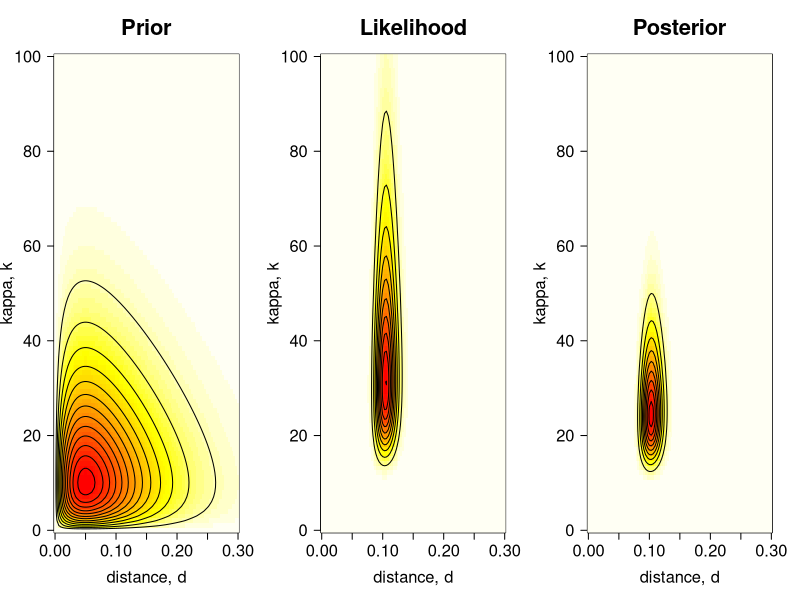
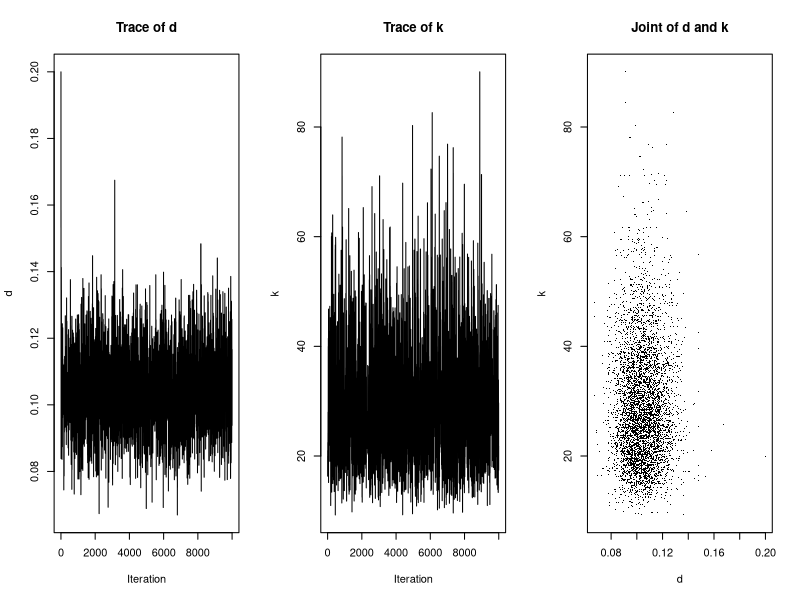
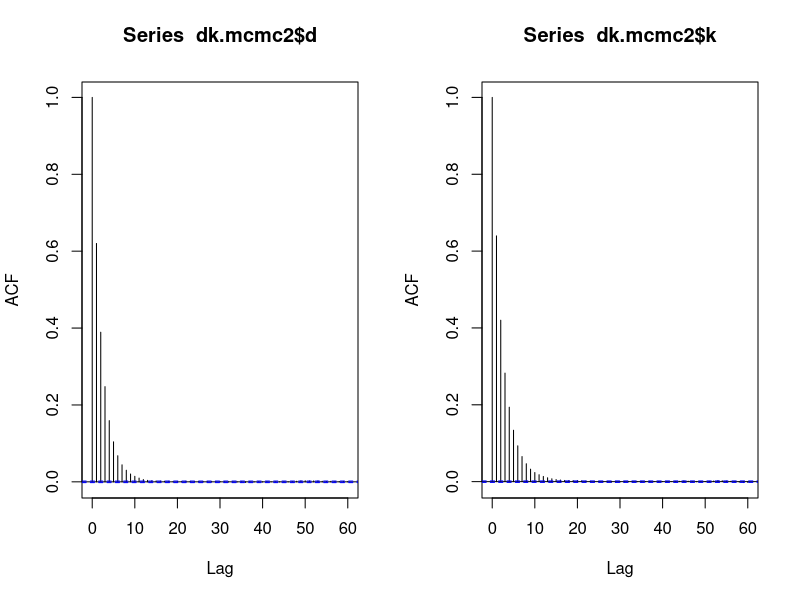
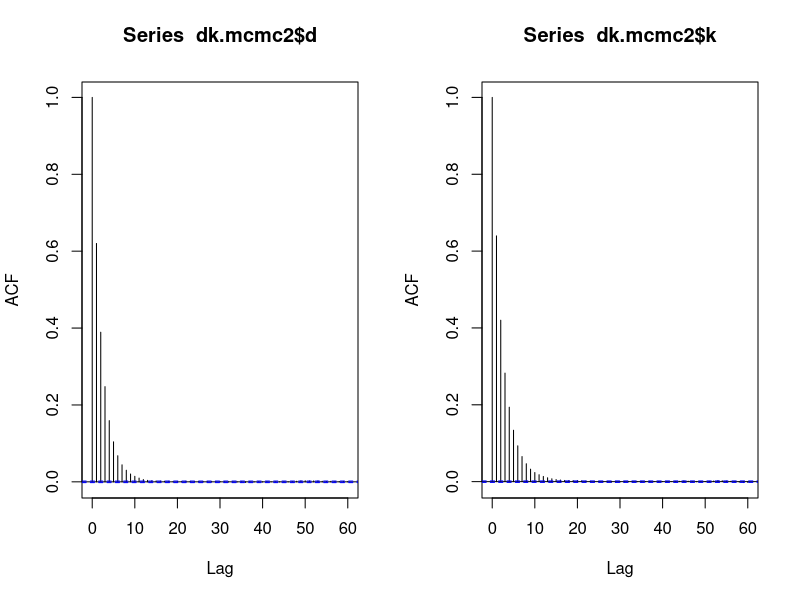
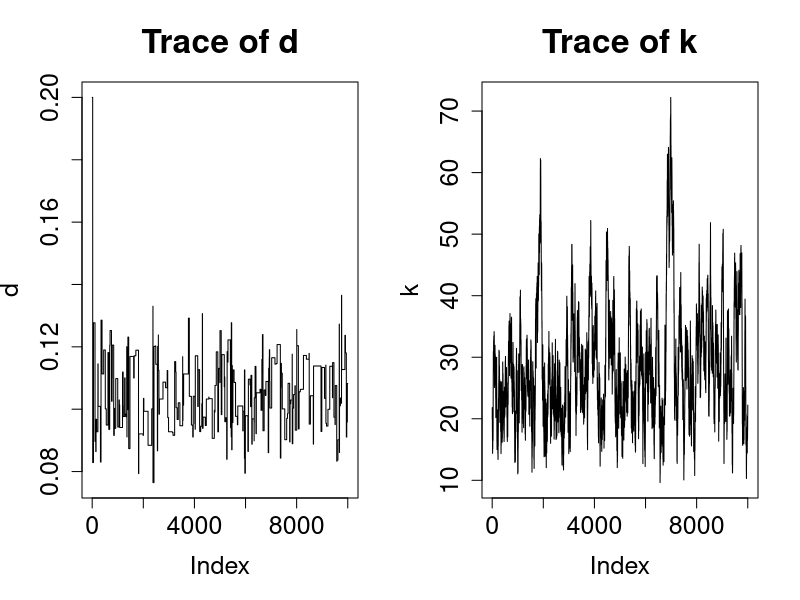

Source code (R) for these figures, in order: (Note: a time limit stopped this script after it produced the figures.)
rm(list=ls())

#######################
# PART 1: Introduction
#######################

# The data are the 12S rRNA alignment of human and orangutang, with 948 base pairs and 
# 90 differences (84 transitions and 6 transversions).
# Example data from Table 1.3, p.7 of Yang (2014) Molecular Evolution: A Statistical 
# Approach. Oxford University Press.

n <- 948 # length of alignment in bp
ns <- 84 # total number of transitions (23+30+10+21)
nv <- 6  # total number of transversions (1+0+2+0+2+1+0+0)
 
V <- nv/n # proportion of transversional differences
S <- ns/n # proportion of transitional differences

# log-likelihood function, f(D|d,k), using Kimura's (1980) substitution model
# see p.8 in Yang (2014)

k80.lnL <- function(d, k, n=948, ns=84, nv=6) {
 
 p0 <- .25 + .25 * exp(-4*d/(k+2)) + .5 * exp(-2*d*(k+1)/(k+2))
 p1 <- .25 + .25 * exp(-4*d/(k+2)) - .5 * exp(-2*d*(k+1)/(k+2))
 p2 <- .25 - .25 * exp(-4*d/(k+2))
 
 return ((n - ns - nv) * log(p0/4) +
        ns * log(p1/4) + nv * log(p2/4))
}

# function that returns the logarithm of the unscaled posterior, f(d) * f(k) * f(D|d,k)
# by default we set the priors as f(d) = Gamma(d | 2, 20) and f(k) = Gamma(k | 2, .1)
ulnP <- function(d, k, n=948, ns=84, nv=6,
                 a.d=2, b.d=20, a.k=2, b.k=.1)
 
 return (dgamma(d, a.d, b.d, log=TRUE) +
        dgamma(k, a.k, b.k, log=TRUE) +
        k80.lnL(d, k, n, ns, nv))
        

dim <- 100  # dimension for the plot
d.v <- seq(from=0, to=0.3, len=dim) # vector of d values
k.v <- seq(from=0, to=100, len=dim) # vector of k values
dk <- expand.grid(d=d.v, k=k.v)
 
par(mfrow=c(1, 3))


# Prior surface, f(D)f(k)
Pri <- matrix(dgamma(dk$d, 2, 20) * dgamma(dk$k, 2, .1),
       ncol=dim)
 
image(d.v, k.v, -Pri, las=1, col=heat.colors(50),
      main="Prior", xlab="distance, d",
      ylab="kappa, k", cex.main=2.0,
      cex.lab=1.5, cex.axis=1.5)
 
contour(d.v, k.v, Pri, nlev=10, drawlab=FALSE, add=TRUE)
 
# Likelihood surface, f(D|d,k)
lnL <- matrix(k80.lnL(d=dk$d, k=dk$k), ncol=dim)
 
# for numerical reasons, we scale the likelihood to be 1
# at the maximum, i.e. we subtract max(lnL)
L <- exp(lnL - max(lnL))  
 
image(d.v, k.v, -L, las=1, col=heat.colors(50),
      main="Likelihood", xlab="distance, d",
      ylab="kappa, k", cex.main=2.0,
      cex.lab=1.5, cex.axis=1.5)
 
contour(d.v, k.v, L, nlev=10,
        drawlab=FALSE, add=TRUE) # creates a contour plot
 # Unscaled posterior surface, f(d)f(k)f(D|d,k)
Pos <- Pri * L
 
image(d.v, k.v, -Pos, las=1, col=heat.colors(50),
      main="Posterior", xlab="distance, d",
      ylab="kappa, k", cex.main=2.0,
      cex.lab=1.5, cex.axis=1.5)
 
contour(d.v, k.v, Pos, nlev=10,
        drawlab=FALSE, add=TRUE)
        
        
##########################################
# PART 2: Markov Chain Monte Carlo (MCMC)
##########################################

# We now obtain the posterior distribution by MCMC sampling.
# In most practical problems, constant z cannot be calculated (either
# analytically or numerically), and so the MCMC algorithm becomes necessary.

# Draft MCMC algorithm:
# 1. Set initial states for d and k.
# 2. Propose a new state d* (from an appropriate proposal density).
# 3. Accept or reject the proposal with probability
#      min(1, p(d*)p(x|d*) / p(d)p(x|d))
#      If the proposal is accepted set d=d*, otherwise d=d.
# 4. Save d.
# 5. Repeat 2-4 for k.
# 6. Go to step 2.

mcmcf <- function(init.d, init.k, N, w.d, w.k) {
  # init.d and init.k are the initial states
  # N is the number of 'generations' the algorithm is run for.
  # w.d is the 'width' of the proposal density for d.
  # w.k is the 'width' of the proposal density for k.
 
  # keep the visited values of d and k.
  d <- k <- numeric(N+1)
  d[1] <- init.d
  k[1] <- init.k
  acc.d <- acc.k <- 0 # number of acceptances
 
  for (i in 1:N) {
    # we use uniform densities with reflection
    # to propose new d* and k* states
 
    # propose and accept/reject new d
    d.prop <- abs(d[i] + runif(1, -w.d/2, w.d/2))
    lnalpha <- ulnP(d.prop, k[i]) - ulnP(d[i], k[i])
    # if ru < alpha accept proposed d*:
    if (lnalpha > 0 || runif(1, 0, 1) < exp(lnalpha)) {
      d[i+1] <- d.prop; acc.d  <- acc.d + 1
    }
    # else reject it:
    else d[i+1] <- d[i]
        # propose and accept/reject new k
    k.prop <- abs(k[i] + runif(1, -w.k/2, w.k/2))
    lnalpha <- ulnP(d[i], k.prop) - ulnP(d[i], k[i])
    # if ru < alpha accept proposed k*:
    if (lnalpha > 0 || runif(1, 0, 1) < exp(lnalpha)) {
      k[i+1] <- k.prop; acc.k  <- acc.k + 1
    }
    # else reject it:
    else k[i+1] <- k[i]
  }
 
  # print out the proportion of times
  # the proposals were accepted
  print("Acceptance proportions (d, k):")
  print(c(acc.d/N, acc.k/N))
 
  # return vector of d and k visited during MCMC
  return (list(d=d, k=k))
}

# Test run-time:
system.time(mcmcf(0.2, 20, 1e4, .12, 180)) # about 0.7s
# Run again and save MCMC output:
dk.mcmc <- mcmcf(0.2, 20, 1e4, .12, 180) 

par(mfrow=c(1,3))
 
# trace plot of d
plot(dk.mcmc$d, ty='l', xlab="Iteration", ylab="d", main="Trace of d")
# trace plot of k
plot(dk.mcmc$k, ty='l', xlab="Iteration", ylab="k", main="Trace of k")
 
# We can also plot the joint sample of d and k
# (points sampled from posterior surface)
plot(dk.mcmc$d, dk.mcmc$k, pch='.', xlab="d", ylab="k", main="Joint of d and k")

##########################################
# PART 3: Efficiency of the MCMC chain
##########################################

# Values sampled in an MCMC chain are autocorrelated because new states
# are either the previous state or a modification of it.
# The efficiency of an MCMC chain is closely related to the autocorrelation.
# Intuitively, if the autocorrelation is high, the chain will be inefficient,
# i.e. we will need to run the chain for a long time to obtain a good
# approximation to the posterior distribution.
# The efficiency of a chain is defined as:
# eff = 1 / (1 + 2(r1 + r2 + r3 + ...))
# where ri is the correlation for lag i.

# run a very long chain (1e6 generations take about 1.2min in my MacBook Air)
# to calculate efficiency

# run a very long chain (1e6 generations take about
# 1.2min in my MacBook Air) to calculate efficiency
dk.mcmc2 <- mcmcf(0.2, 20, 1e6, .12, 180)
 
# R's acf function (for AutoCorrelation Function) 
par(mfrow=c(1,2))
acf(dk.mcmc2$d)
acf(dk.mcmc2$k)
 
# Define efficiency function
eff <- function(acf) 1 / (1 + 2 * sum(acf$acf[-1]))
 
# the efficiencies are roughly 22% and 20% for d and k respectively:
eff(acf(dk.mcmc2$d)) # [1] 0.2255753 # mcmcf(0.2, 20, 1e7, .12, 180)
eff(acf(dk.mcmc2$k)) # [1] 0.2015054 # mcmcf(0.2, 20, 1e7, .12, 180)


#To illustrate inefficient chains, we will run our MCMC again by using a proposal density #with a too large step size for d, and another with a too small step size for k.

# The window width for the d proposal density is too large,
# while it is too small for k
dk.mcmc3 <- mcmcf(0.2, 20, 1e4, 3, 5)
 
par(mfrow=c(1,2))
# because proposal width for d is too large,
# chain gets stuck at same values of d:
plot(dk.mcmc3$d, ty='l', main="Trace of d", cex.main=2.0,
     cex.lab=1.5, cex.axis=1.5, ylab="d")
 
# whereas proposal width for k is too small,
# so chain moves slowly:
plot(dk.mcmc3$k, ty='l', main="Trace of k", cex.main=2.0,
     cex.lab=1.5, cex.axis=1.5, ylab="k")
     
dk.mcmc4 <- mcmcf(0.2, 20, 1e6, 3, 5)
 
# Efficiencies are roughly 1.5% for d, and 0.35% for k:
eff(acf(dk.mcmc4$d, lag.max=2e3)) # [1] 0.01530385  # mcmcf(0.2, 20, 1e7, 3, 5)
eff(acf(dk.mcmc4$k, lag.max=2e3)) # [1] 0.003493112 # mcmcf(0.2, 20, 1e7, 3, 5)

# plot the traces for efficient (part 2) and inefficient chains

par(mfrow=c(2,2))
 
plot(dk.mcmc$d, ty='l', las=1, ylim=c(.05,.2),
     main="Trace of d, efficient chain", xlab='',
     ylab="Distance, d", cex.main=2.0, cex.lab=1.5)
plot(dk.mcmc3$d, ty='l', las=1, ylim=c(.05,.2),
     main="Trace of d, inefficient chain", xlab='',
     ylab='', cex.main=2.0, cex.lab=1.5)
plot(dk.mcmc$k, ty='l', las=1, ylim=c(0,100),
     main="Trace of k, efficient chain",
     xlab='', ylab="ts/tv ratio, k",
     cex.main=2.0, cex.lab=1.5)
plot(dk.mcmc3$k, ty='l', las=1, ylim=c(0,100),
     main="Trace of k, inefficient chain",
     xlab='', ylab='', cex.main=2.0, cex.lab=1.5)
     
####################################
# PART 4: Checking for convergence
####################################

# Efficient chain (good proposal step sizes)
dk.mcmc.b <- mcmcf(0.05, 5, 1e4, .12, 180)
# Inefficient chain (bad proposal step sizes)
dk.mcmc3.b <- mcmcf(0.05, 5, 1e4, 3, 5)

# plot and compare histograms
par(mfrow=c(1,2))
bks <- seq(from=0, to=105, by=1)
 
hist(dk.mcmc.b$k, prob=TRUE, breaks=bks, border=NA,
     col=rgb(0, 0, 1, .5), las=1, xlab="kappa",
     xlim=c(0,100), ylim=c(0,.055))
 
hist(dk.mcmc$k, prob=TRUE, breaks=bks, border=NA,
     col=rgb(.5, .5, .5, .5), add=TRUE)
 
hist(dk.mcmc3.b$k, prob=TRUE, breaks=bks, border=NA,
     col=rgb(0, 0, 1, .5), las=1, xlab="kappa",
     xlim=c(0,100), ylim=c(0,.055))
 
hist(dk.mcmc3$k, prob=TRUE, breaks=bks, border=NA,
     col=rgb(.5, .5, .5, .5), add=TRUE)

# to calculate the posterior
# posterior means (similar for efficient chains):
mean(dk.mcmc$d); mean(dk.mcmc.b$d)
mean(dk.mcmc$k); mean(dk.mcmc.b$k)
 
# posterior means (not so similar for the inefficient chains):
mean(dk.mcmc3$d); mean(dk.mcmc3.b$d)
mean(dk.mcmc3$k); mean(dk.mcmc3.b$k)

# efficient chain, standard error of the means
sqrt(1/1e4 * var(dk.mcmc$d) / 0.23) # roughly 2.5e-4
sqrt(1/1e4 * var(dk.mcmc$k) / 0.20) # roughly 0.2
 
# inefficient chain, standard error of the means
sqrt(1/1e4 * var(dk.mcmc3$d) / 0.015) # roughly 9.7e-4
sqrt(1/1e4 * var(dk.mcmc3$k) / 0.003) # roughly 1.6

# plot densities (smoothed histograms) for the efficient and inefficient chains
par(mfrow=c(1,2)); adj <- 1.5
# Efficient chains:
plot(density(dk.mcmc.b$k, adj=adj), col="blue", las=1,
     xlim=c(0, 100), ylim=c(0, .05), xaxs="i", yaxs="i")
lines(density(dk.mcmc$k, adj=adj), col="black")
 
# Inefficient chains:
plot(density(dk.mcmc3.b$k, adj=adj), col="blue", las=1,
     xlim=c(0, 100), ylim=c(0, .05), xaxs="i", yaxs="i")
lines(density(dk.mcmc3$k, adj=adj), col="black")
